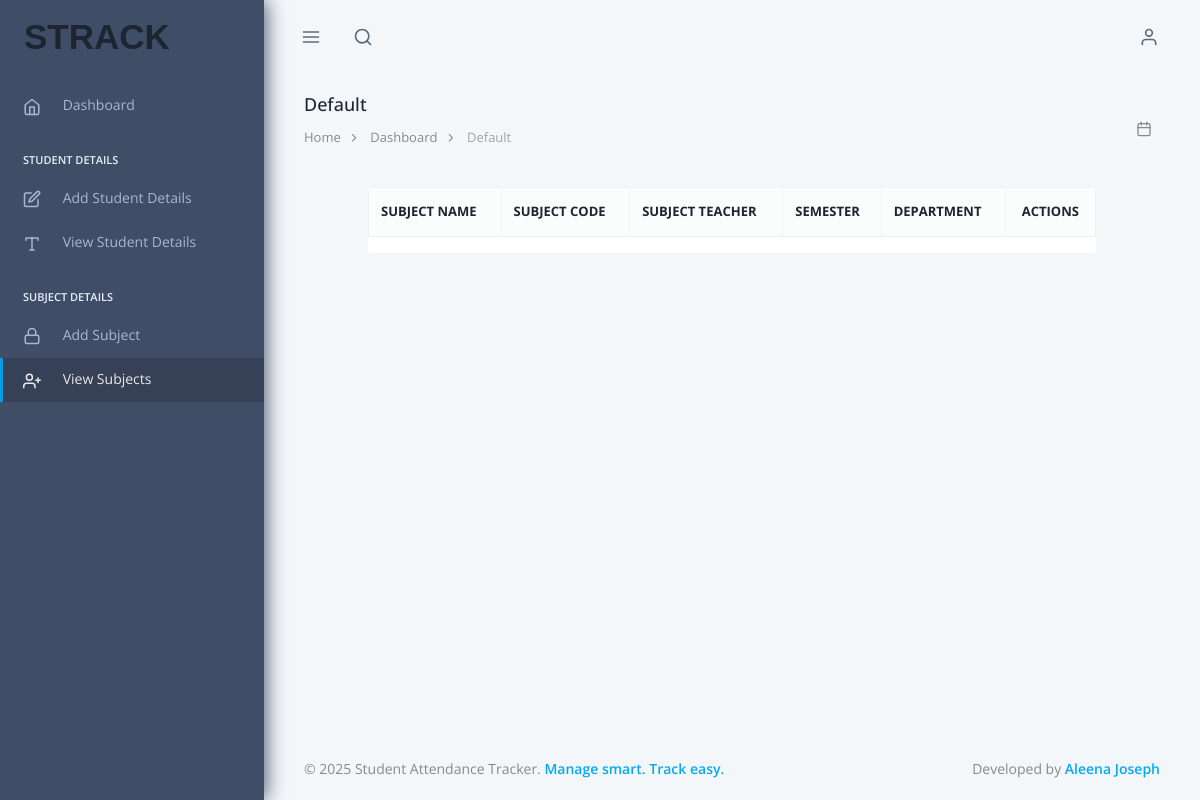
Before: /TeacherAdmin/DisplaysubjectPage/ with the older database file.
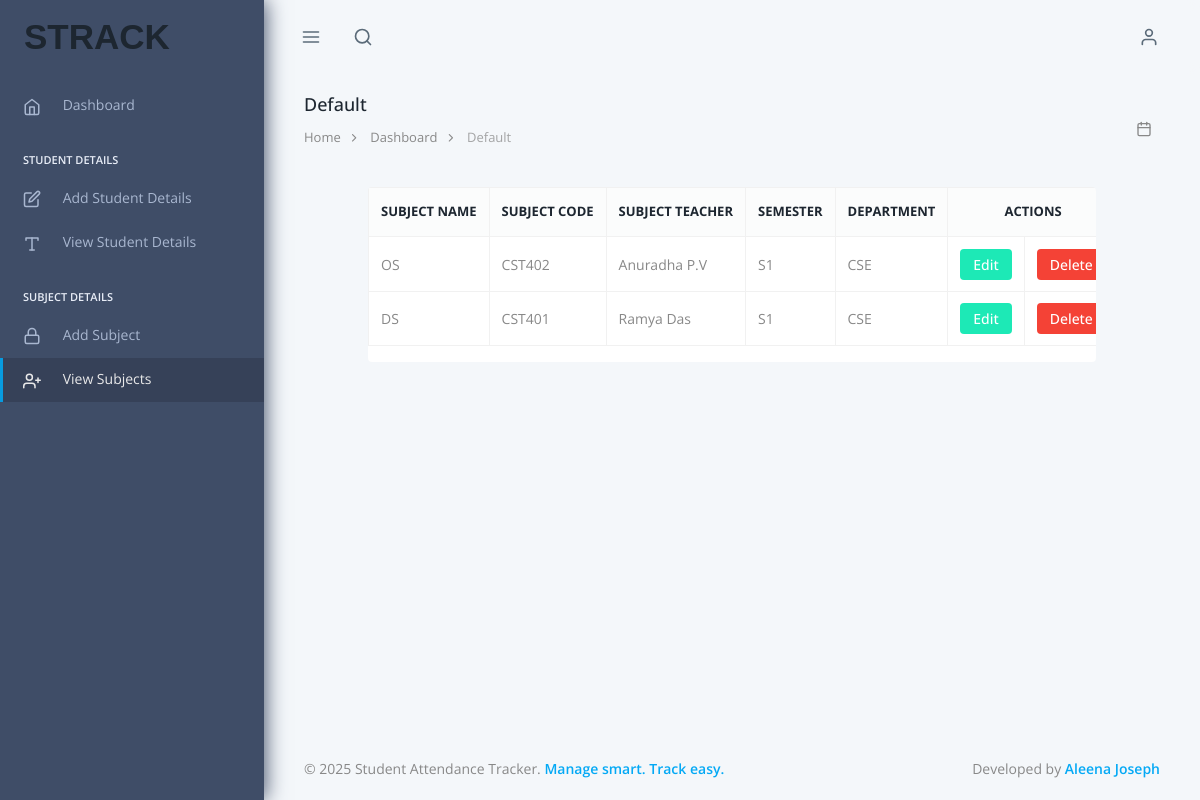
After: the same page with the newer database file.
### TeacherApp/models.py (models this page shows)
class Subjectdb(models.Model):
    Subject_name=models.CharField(max_length=30,null=True,blank=True)
    Subject_code=models.CharField(max_length=30,null=True,blank=True)
    Subject_teacher=models.CharField(max_length=30,null=True,blank=True)
    Subject_sem=models.CharField(max_length=30,null=True,blank=True)
    Subject_dep=models.CharField(max_length=30,null=True,blank=True)

### TeacherApp/views.py (the view)
# urls.py: path('DisplaysubjectPage/',views.DisplaysubjectPage,name="DisplaysubjectPage"),
def DisplaysubjectPage(request):
    data=Subjectdb.objects.all()
    return render(request,"displaysubject.html",{'data':data})

### TeacherApp/templates/displaysubject.html
{% extends 'index.html' %}
{% load static %}
{% block content %}
<div class="container mt-5">
    <div class="table-responsive shadow-sm p-3 bg-white rounded">
        <table class="table table-bordered table-hover" style="text-align:justify;">
            <thead class="table-dark">
                <tr>
                    <th>Subject Name</th>
                    <th>Subject Code</th>
                    <th>Subject Teacher</th>
                    <th>Semester</th>
                    <th>Department</th>
                    <th colspan="2" style="text-align:center;" >Actions</th>
                </tr>
            </thead>
            <tbody>
                {% for i in data %}
                <tr>
                    <td>{{ i.Subject_name }}</td>
                    <td>{{ i.Subject_code }}</td>
                    <td>{{ i.Subject_teacher }}</td>
                    <td>{{ i.Subject_sem }}</td>
                    <td>{{ i.Subject_dep }}</td>
                    <td>
                        <a href="{% url 'EditsubjectPage' sub_id=i.id %}">
                            <button class="btn btn-success btn-sm px-3">Edit</button>
                        </a>
                    </td>
                    <td>
                        <a href="{% url 'Deletesubject' sub_id=i.id %}">
                            <button class="btn btn-danger btn-sm px-3">Delete</button>
                        </a>
                    </td>
                </tr>
                {% endfor %}
            </tbody>
        </table>
    </div>
</div>
{% endblock %}

Changed rows visible on the page:
added Subjectdb: Subject_name "OS", Subject_code "CST402", Subject_teacher "Anuradha P.V", Subject_sem "S1", Subject_dep "CSE"
added Subjectdb: Subject_name "DS", Subject_code "CST401", Subject_teacher "Ramya Das", Subject_sem "S1", Subject_dep "CSE"
